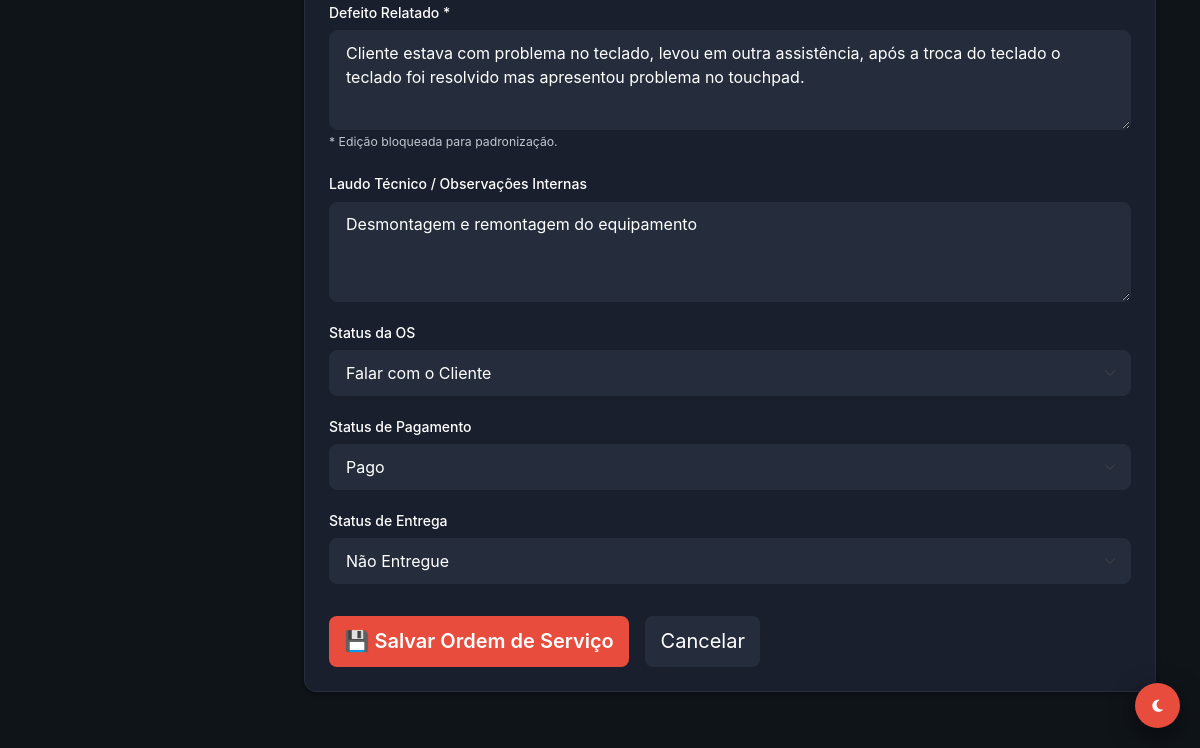
The page /ordens/form?id=2035 (signed in, lower part) on the database as committed earlier.
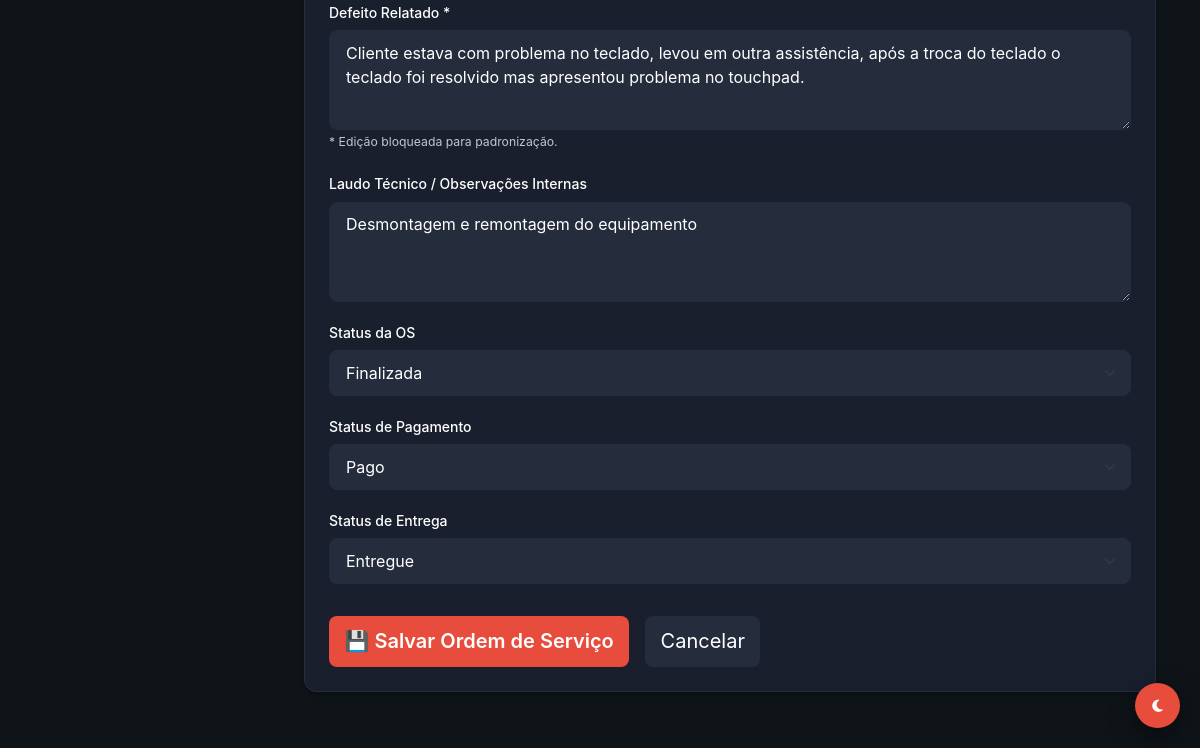
The same page on the database as committed later.
### tables this page shows
CREATE TABLE `ordens_servico` (
  `id` int NOT NULL,
  `cliente_id` int NOT NULL,
  `equipamento_id` int DEFAULT NULL,
  `defeito_relatado` text NOT NULL,
  `laudo_tecnico` text,
  `valor_total_produtos` decimal(10,2) DEFAULT '0.00',
  `valor_total_servicos` decimal(10,2) DEFAULT '0.00',
  `valor_total_os` decimal(10,2) DEFAULT '0.00',
  `valor_desconto` decimal(10,2) DEFAULT '0.00',
  `status_atual_id` int NOT NULL,
  `status_pagamento` enum('pendente','pago','parcial') DEFAULT 'pendente',
  `status_entrega` enum('nao_entregue','entregue') DEFAULT 'nao_entregue',
  `ativo` tinyint(1) DEFAULT '1',
  `created_at` timestamp NULL DEFAULT CURRENT_TIMESTAMP,
  `updated_at` timestamp NULL DEFAULT NULL
);

CREATE TABLE `status_os` (
  `id` int NOT NULL,
  `nome` varchar(50) NOT NULL,
  `cor` varchar(7) DEFAULT '#000000',
  `ordem` int DEFAULT '0'
);

### app/Core/Controller.php (called while the page is built, shortened)
<?php
abstract class Controller
{
    protected function view(string $view, array $data = []): void
    {
        extract($data);
        $path = __DIR__ . "/../Views/{$view}.php";
        require $path;
    }
}

### app/Controllers/BaseController.php (called while the page is built, shortened)
<?php
abstract class BaseController extends Controller
{
    protected function render(string $view, array $data = []): void
    {
        $data['content'] = __DIR__ . "/../Views/{$view}.php";
        if (!isset($data['user'])) {
            $data['user'] = Auth::user();
        }
        $this->view('layout/main', $data);
    }
}

### app/Controllers/OrdemServicoController.php (called while the page is built, shortened)
<?php
class OrdemServicoController extends BaseController
{
    private $osModel;
    private $statusModel;
    public function __construct()
    {
        $this->osModel = new OrdemServico();
        $this->statusModel = new StatusOS();
    }
    public function form()
    {
        $id = filter_input(INPUT_GET, 'id', FILTER_VALIDATE_INT);
        $ordem = null;
        $title = 'Nova Ordem de Serviço';
        if ($id) {
            $ordem = $this->osModel->findWithDetails($id);
            $title = 'Editar Ordem de Serviço';
        }
        $this->render('os/form', [
            'title' => $title,
            'ordem' => $ordem,
            'statuses' => $this->statusModel->getAll()
        ]);
    }
}

### public/index.php (called while the page is built, shortened)
<?php
require_once __DIR__ . '/../app/Core/Autoload.php';
$router = require_once __DIR__ . '/../app/routes.php';
$uri = trim(parse_url($_SERVER['REQUEST_URI'], PHP_URL_PATH), '/');
$method = $_SERVER['REQUEST_METHOD'];
$router->dispatch($uri, $method);

### app/Core/Autoload.php (called while the page is built, shortened)
<?php
spl_autoload_register(function ($class) {
    $prefix = 'App\\';
    $base_dir = __DIR__ . '/../';
    $len = strlen($prefix);
    if (strncmp($prefix, $class, $len) !== 0) {
        return;
    }
    $relative_class = substr($class, $len);
    $file = $base_dir . str_replace('\\', '/', $relative_class) . '.php';
});

### app/Core/Database.php (called while the page is built, shortened)
<?php
class Database
{
    private static ?Database $instance = null;
    private PDO $conn;
    private function __construct()
    {
        $host = DB_HOST;
        $db   = DB_NAME;
        $user = DB_USER;
        $pass = DB_PASS;
        $charset = 'utf8mb4';
        $dsn = "mysql:host=$host;dbname=$db;charset=$charset";
        $options = [
            PDO::ATTR_ERRMODE            => PDO::ERRMODE_EXCEPTION,
            PDO::ATTR_DEFAULT_FETCH_MODE => PDO::FETCH_ASSOC,
            PDO::ATTR_EMULATE_PREPARES   => false,
            PDO::MYSQL_ATTR_INIT_COMMAND => "SET NAMES utf8mb4; SET time_zone = '-03:00'"
        ];
        try {
            $this->conn = new PDO($dsn, $user, $pass, $options);
        } catch (PDOException $e) {
            error_log("Erro de Conexão com o Banco de Dados: " . $e->getMessage());
            if (($_ENV['APP_DEBUG'] ?? 'false') === 'true') {
                die("Erro de Conexão: " . $e->getMessage());
            }
            die("Erro de Conexão: Por favor, tente novamente mais tarde.");
        }
    }
    public static function getInstance(): Database
    {
        if (self::$instance === null) {
            self::$instance = new self();
        }
        return self::$instance;
    }
    public function getConnection(): PDO
    {
        return $this->conn;
    }
}

### app/Core/Model.php (called while the page is built, shortened)
<?php
abstract class Model
{
    public function __construct()
    {
        $this->db = Database::getInstance()->getConnection();
    }
}

### app/Models/OrdemServico.php (called while the page is built, shortened)
<?php
class OrdemServico extends Model
{
    protected string $table = 'ordens_servico';
    public function findWithDetails(int $id): ?array
    {
        $sql = "SELECT os.*,
                       c.nome_completo as cliente_nome,
                       c.documento as cliente_documento,
                       c.telefone_principal as cliente_telefone,
                       s.nome as status_nome,
                       s.cor as status_cor,
                       e.tipo as equipamento_tipo,
                       e.marca as equipamento_marca,
                       e.modelo as equipamento_modelo,
                       e.serial as equipamento_serial,
                       e.senha as equipamento_senha,
                       e.acessorios as equipamento_acessorios,
                       e.possui_fonte as equipamento_fonte,
                       e.sn_fonte as equipamento_sn_fonte
                    FROM {$this->table} os
                    JOIN clientes c ON os.cliente_id = c.id
                    JOIN status_os s ON os.status_atual_id = s.id
                    LEFT JOIN equipamentos e ON os.equipamento_id = e.id
                WHERE os.id = :id AND os.ativo = 1";
        $stmt = $this->db->prepare($sql);
        $stmt->execute(['id' => $id]);
        $result = $stmt->fetch(\PDO::FETCH_ASSOC);
        return $result ?: null;
    }
}

### app/Models/StatusOS.php (called while the page is built, shortened)
<?php
class StatusOS extends Model
{
    protected string $table = 'status_os';
    public function getAll(): array
    {
        $sql = "SELECT * FROM {$this->table} ORDER BY ordem ASC";
        $stmt = $this->db->prepare($sql);
        $stmt->execute();
        return $stmt->fetchAll(\PDO::FETCH_ASSOC) ?: [];
    }
}

### app/Views/os/form.php (the view, shortened to what the changed rows need)
<?php
require_once __DIR__ . '/../layout/main.php';
$is_edit = isset($ordem) && $ordem !== null;
$action_url = BASE_URL . ($is_edit ? 'ordens/atualizar' : 'ordens/salvar');
$statuses = $statuses ?? [];
?>
<div class="container">
    <div class="card">
        <form action="<?php echo htmlspecialchars($action_url); ?>" method="POST" id="os-form">
            <div id="os_section" style="margin-bottom: 2rem; opacity: <?php echo $is_edit ? '1' : '0.5'; ?>; pointer-events: <?php echo $is_edit ? 'auto' : 'none'; ?>;">
<div class="form-group">
	                    <label for="defeito">Defeito Relatado *</label>
	                    <textarea id="defeito" name="defeito" class="form-control" placeholder="Descreva o problema relatado pelo cliente..." style="min-height: 100px;" required <?php echo $is_edit ? 'readonly' : ''; ?>><?php echo $is_edit ? htmlspecialchars($ordem['defeito_relatado']) : ''; ?></textarea>
	                    <?php if ($is_edit): ?>
                        <small class="text-muted">* Edição bloqueada para padronização.</small>
                    <?php endif; ?>
                </div>
                <div class="form-group">
                    <label for="laudo_tecnico">Laudo Técnico / Observações Internas</label>
                    <textarea id="laudo_tecnico" name="laudo_tecnico" class="form-control" placeholder="Descreva o diagnóstico técnico, estado do equipamento, etc..." style="min-height: 100px;"><?php echo $is_edit ? htmlspecialchars($ordem['laudo_tecnico'] ?? '') : ''; ?></textarea>
                </div>
                <div class="form-group">
                    <label for="status_id">Status da OS</label>
                    <select id="status_id" name="status_id" class="form-select">
                        <?php foreach ($statuses as $status): ?>
                            <option value="<?php echo $status['id']; ?>" <?php echo ($is_edit && $ordem['status_atual_id'] == $status['id']) ? 'selected' : ''; ?>>
                                <?php echo htmlspecialchars($status['nome']); ?>
                            </option>
                        <?php endforeach; ?>
                    </select>
                </div>
                <div class="form-group">
                    <label for="status_pagamento">Status de Pagamento</label>
                    <select id="status_pagamento" name="status_pagamento" class="form-select">
                        <option value="pago" <?php echo ($is_edit && ($ordem['status_pagamento'] ?? '') === 'pago') ? 'selected' : ''; ?>>Pago</option>
                    </select>
                </div>
                <div class="form-group">
                    <label for="status_entrega">Status de Entrega</label>
                    <select id="status_entrega" name="status_entrega" class="form-select">
                        <option value="nao_entregue" <?php echo ($is_edit && ($ordem['status_entrega'] ?? 'nao_entregue') === 'nao_entregue') ? 'selected' : ''; ?>>Não Entregue</option>
                        <option value="entregue" <?php echo ($is_edit && ($ordem['status_entrega'] ?? '') === 'entregue') ? 'selected' : ''; ?>>Entregue</option>
                    </select>
                </div>
            </div>
            <div class="d-flex gap-3 mt-4">
                <button type="submit" class="btn btn-primary btn-lg">💾 Salvar Ordem de Serviço</button>
                <a href="<?php echo BASE_URL; ?>ordens" class="btn btn-secondary btn-lg">Cancelar</a>
            </div>
        </form>
    </div>
</div>

### app/Core/Router.php (shortened to what the changed rows need)
<?php
class Router
{
    protected array $routes = [];
    public function add(string $method, string $uri, string $controller): void
    {
        $this->routes[] = [
            'uri' => trim($uri, '/'),
            'controller' => $controller,
            'method' => strtoupper($method),
        ];
    }
    public function dispatch(string $uri, string $method): void
    {
        $uri = trim($uri, '/');
        $method = strtoupper($method);
        foreach ($this->routes as $route) {
            if ($route['uri'] === $uri && $route['method'] === $method) {
                $parts = explode('@', $route['controller']);
                $action = $parts[1] ?? 'index';
                $controller = new $controllerClass();
                $controller->$action();
                return;
            }
        }
    }
}

Rows that differ between the two databases and show on the page:
changed ordens_servico "Desmontagem e remontagem do equipamento": status_id "Falar com o Cliente" → "Finalizada"; status_entrega "Não Entregue" → "Entregue"
